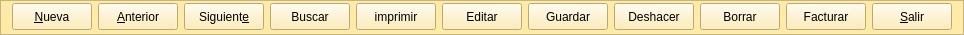
    <widget class="QFrame" name="frame_4">
     <property name="minimumSize">
      <size>
       <width>0</width>
       <height>35</height>
      </size>
     </property>
     <property name="maximumSize">
      <size>
       <width>16777215</width>
       <height>35</height>
      </size>
     </property>
     <property name="styleSheet">
      <string notr="true">background-color: rgb(255, 235, 167);</string>
     </property>
     <property name="frameShape">
      <enum>QFrame::StyledPanel</enum>
     </property>
     <property name="frameShadow">
      <enum>QFrame::Raised</enum>
     </property>
     <layout class="QHBoxLayout" name="horizontalLayout">
      <property name="topMargin">
       <number>2</number>
      </property>
      <item>
       <widget class="QPushButton" name="btnAnadir">
        <property name="minimumSize">
         <size>
          <width>0</width>
          <height>27</height>
         </size>
        </property>
        <property name="text">
         <string>&amp;Nueva</string>
        </property>
        <property name="icon">
         <iconset resource="terra.qrc">
          <normaloff>:/Icons/PNG/add.png</normaloff>:/Icons/PNG/add.png</iconset>
        </property>
        <property name="iconSize">
         <size>
          <width>24</width>
          <height>24</height>
         </size>
        </property>
       </widget>
      </item>
      <item>
       <widget class="QPushButton" name="btnAnterior">
        <property name="minimumSize">
         <size>
          <width>0</width>
          <height>27</height>
         </size>
        </property>
        <property name="text">
         <string>&amp;Anterior</string>
        </property>
        <property name="icon">
         <iconset resource="terra.qrc">
          <normaloff>:/Icons/PNG/Previous.png</normaloff>:/Icons/PNG/Previous.png</iconset>
        </property>
        <property name="iconSize">
         <size>
          <width>24</width>
          <height>24</height>
         </size>
        </property>
       </widget>
      </item>
      <item>
       <widget class="QPushButton" name="btnSiguiente">
        <property name="minimumSize">
         <size>
          <width>0</width>
          <height>27</height>
         </size>
        </property>
        <property name="text">
         <string>Siguient&amp;e</string>
        </property>
        <property name="icon">
         <iconset resource="terra.qrc">
          <normaloff>:/Icons/PNG/Next.png</normaloff>:/Icons/PNG/Next.png</iconset>
        </property>
        <property name="iconSize">
         <size>
          <width>24</width>
          <height>24</height>
         </size>
        </property>
       </widget>
      </item>
      <item>
       <widget class="QPushButton" name="btnBuscar">
        <property name="minimumSize">
         <size>
          <width>0</width>
          <height>27</height>
         </size>
        </property>
        <property name="text">
         <string>Buscar</string>
        </property>
        <property name="icon">
         <iconset resource="terra.qrc">
          <normaloff>:/Icons/PNG/search.png</normaloff>:/Icons/PNG/search.png</iconset>
        </property>
        <property name="iconSize">
         <size>
          <width>24</width>
          <height>24</height>
         </size>
        </property>
       </widget>
      </item>
      <item>
       <widget class="QPushButton" name="btnImprimir">
        <property name="minimumSize">
         <size>
          <width>0</width>
          <height>27</height>
         </size>
        </property>
        <property name="text">
         <string>imprimir</string>
        </property>
        <property name="icon">
         <iconset resource="terra.qrc">
          <normaloff>:/Icons/PNG/Print.png</normaloff>:/Icons/PNG/Print.png</iconset>
        </property>
        <property name="iconSize">
         <size>
          <width>24</width>
          <height>24</height>
         </size>
        </property>
       </widget>
      </item>
      <item>
       <widget class="QPushButton" name="btnEditar">
        <property name="minimumSize">
         <size>
          <width>0</width>
          <height>27</height>
         </size>
        </property>
        <property name="text">
         <string>Editar</string>
        </property>
        <property name="icon">
         <iconset resource="terra.qrc">
          <normaloff>:/Icons/PNG/Save.png</normaloff>:/Icons/PNG/Save.png</iconset>
        </property>
        <property name="iconSize">
         <size>
          <width>24</width>
          <height>24</height>
         </size>
        </property>
        <property name="shortcut">
         <string>Ctrl+S</string>
        </property>
       </widget>
      </item>
      <item>
       <widget class="QPushButton" name="btnGuardar">
        <property name="minimumSize">
         <size>
          <width>0</width>
          <height>27</height>
         </size>
        </property>
        <property name="text">
         <string>Guardar</string>
        </property>
        <property name="icon">
         <iconset resource="terra.qrc">
          <normaloff>:/Icons/PNG/Save.png</normaloff>:/Icons/PNG/Save.png</iconset>
        </property>
        <property name="iconSize">
         <size>
          <width>24</width>
          <height>24</height>
         </size>
        </property>
       </widget>
      </item>
      <item>
       <widget class="QPushButton" name="btnDeshacer">
        <property name="minimumSize">
         <size>
          <width>0</width>
          <height>27</height>
         </size>
        </property>
        <property name="text">
         <string>Deshacer</string>
        </property>
        <property name="icon">
         <iconset resource="terra.qrc">
          <normaloff>:/Icons/PNG/undo.png</normaloff>:/Icons/PNG/undo.png</iconset>
        </property>
        <property name="iconSize">
         <size>
          <width>24</width>
          <height>24</height>
         </size>
        </property>
       </widget>
      </item>
      <item>
       <widget class="QPushButton" name="pushButton">
        <property name="minimumSize">
         <size>
          <width>0</width>
          <height>27</height>
         </size>
        </property>
        <property name="text">
         <string>Borrar</string>
        </property>
        <property name="icon">
         <iconset>
          <normaloff>:/Icons/PNG/delete.png</normaloff>:/Icons/PNG/delete.png</iconset>
        </property>
        <property name="iconSize">
         <size>
          <width>24</width>
          <height>24</height>
         </size>
        </property>
       </widget>
      </item>
      <item>
       <widget class="QPushButton" name="btnFacturar">
        <property name="minimumSize">
         <size>
          <width>0</width>
          <height>27</height>
         </size>
        </property>
        <property name="text">
         <string>Facturar</string>
        </property>
        <property name="icon">
         <iconset>
          <normaloff>:/Icons/PNG/factura.png</normaloff>:/Icons/PNG/factura.png</iconset>
        </property>
        <property name="iconSize">
         <size>
          <width>24</width>
          <height>24</height>
         </size>
        </property>
       </widget>
      </item>
      <item>
       <widget class="QPushButton" name="btnCerrar">
        <property name="minimumSize">
         <size>
          <width>0</width>
          <height>27</height>
         </size>
        </property>
        <property name="text">
         <string>&amp;Salir</string>
        </property>
        <property name="icon">
         <iconset resource="terra.qrc">
          <normaloff>:/Icons/PNG/Exit.png</normaloff>:/Icons/PNG/Exit.png</iconset>
        </property>
        <property name="iconSize">
         <size>
          <width>24</width>
          <height>24</height>
         </size>
        </property>
       </widget>
      </item>
     </layout>
    </widget>
